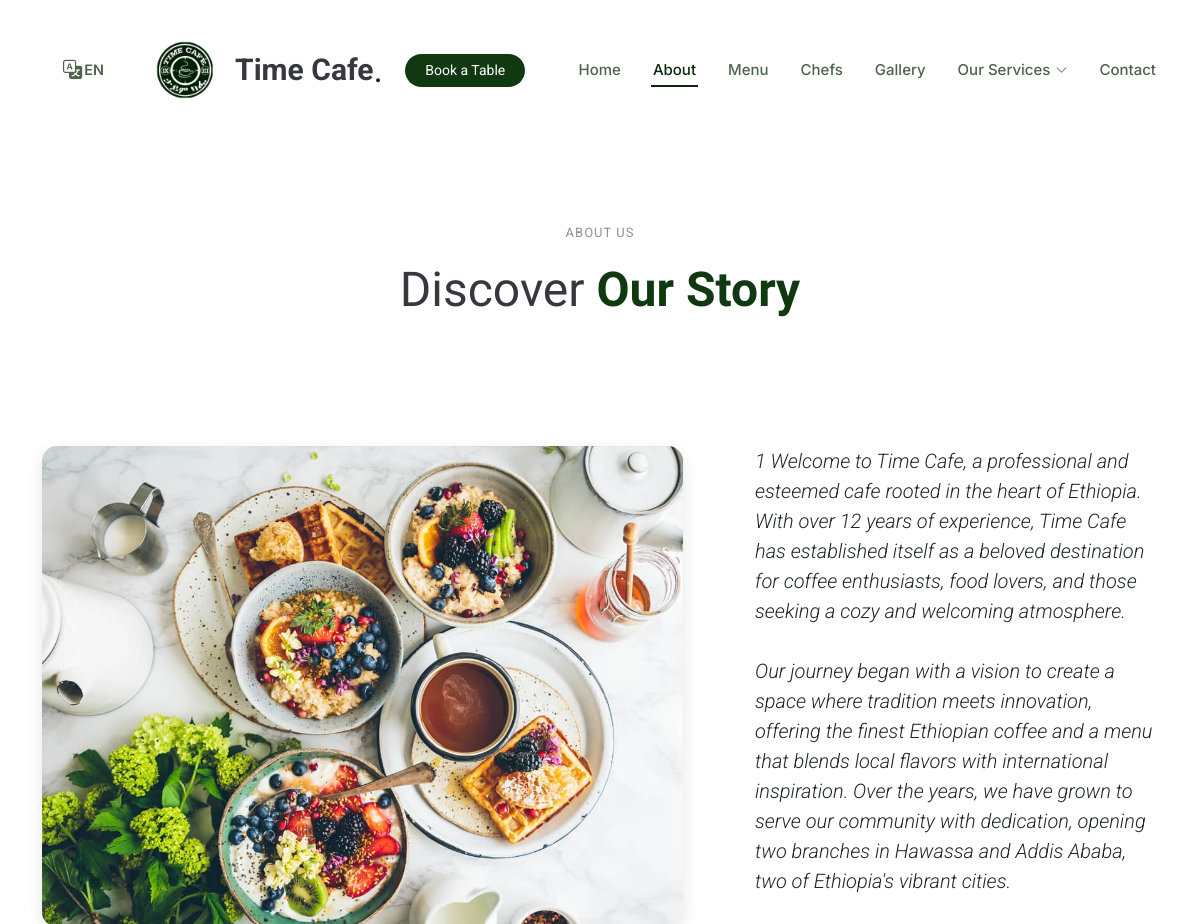
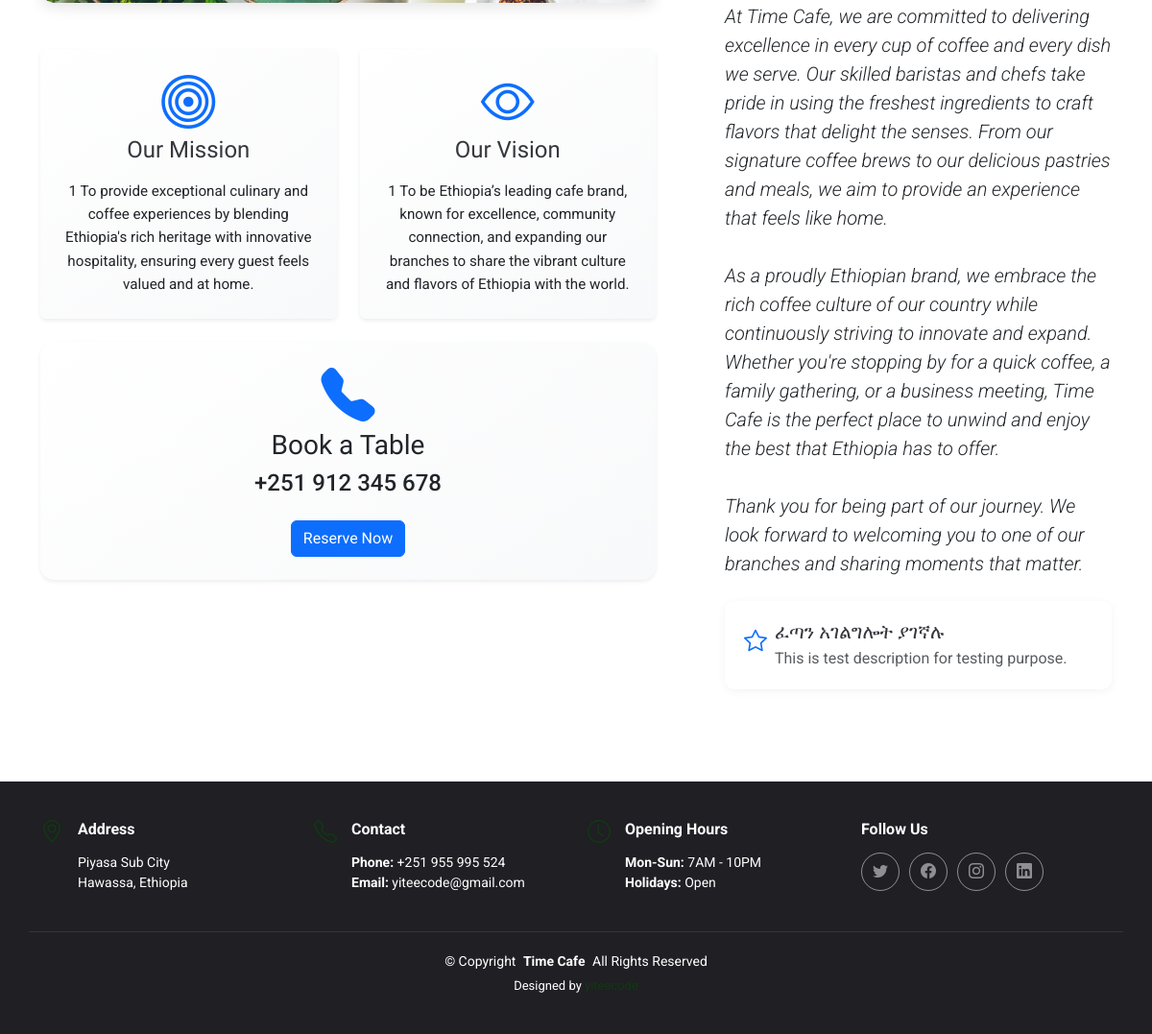
Page /about.php on the committed database (2 pictures, top to bottom).
### tables this page shows
CREATE TABLE settings (
    id INT PRIMARY KEY AUTO_INCREMENT,
    setting_key VARCHAR(50) UNIQUE NOT NULL,
    setting_value TEXT,
    created_at TIMESTAMP DEFAULT CURRENT_TIMESTAMP,
    updated_at TIMESTAMP DEFAULT CURRENT_TIMESTAMP ON UPDATE CURRENT_TIMESTAMP
);

CREATE TABLE about_section (
    id INT PRIMARY KEY AUTO_INCREMENT,
    heading VARCHAR(255) NOT NULL,
    subheading VARCHAR(255),
    main_content TEXT NOT NULL,
    mission TEXT,
    vision TEXT,
    image VARCHAR(255),
    video_url VARCHAR(255),
    updated_at TIMESTAMP DEFAULT CURRENT_TIMESTAMP ON UPDATE CURRENT_TIMESTAMP
);

CREATE TABLE about_features (
    id INT PRIMARY KEY AUTO_INCREMENT,
    title VARCHAR(255) NOT NULL,
    description TEXT,
    icon VARCHAR(50),
    active BOOLEAN DEFAULT true,
    sort_order INT DEFAULT 0,
    created_at TIMESTAMP DEFAULT CURRENT_TIMESTAMP,
    updated_at TIMESTAMP DEFAULT CURRENT_TIMESTAMP ON UPDATE CURRENT_TIMESTAMP
);

### about.php (the view, shortened to what this page needs)
<?php
require_once 'db-config.php';
$stmt = $connect->prepare("SELECT setting_value FROM settings WHERE setting_key = 'brand_logo'");
$stmt->execute();
$result = $stmt->get_result();
$currentLogo = $result->fetch_assoc()['setting_value'] ?? 'time-logo.png';
$logoUrl = 'assets/img/' . htmlspecialchars($currentLogo) . '?v=' . time();
?>
<!DOCTYPE html>
<html lang="en">
<head>
  <link href="assets/vendor/bootstrap/css/bootstrap.min.css" rel="stylesheet">
  <link href="assets/vendor/bootstrap-icons/bootstrap-icons.css" rel="stylesheet">
  <link href="assets/vendor/aos/aos.css" rel="stylesheet">
  <link href="assets/vendor/glightbox/css/glightbox.min.css" rel="stylesheet">
  <link href="assets/vendor/swiper/swiper-bundle.min.css" rel="stylesheet">
  <link href="assets/css/main.css" rel="stylesheet">
</head>
<body class="index-page">
<header id="header" class="header d-flex align-items-center sticky-top">
    <div class="container position-relative d-flex align-items-center justify-content-between">
      <a href="index.php" class="logo d-flex align-items-center me-auto me-xl-0">
        <img src="<?php echo $logoUrl; ?>" alt="time logo">
        <h1 class="sitename">Time Cafe</h1>
        <span>.</span>
      </a>
      <nav id="navmenu" class="navmenu">
        <ul>
          <li><a href="index.php" data-i18n="nav.home">Home</a></li>
          <li><a href="about.php" data-i18n="nav.about">About</a></li>
          <li><a href="menu.php" data-i18n="nav.menu">Menu</a></li>
          <li><a href="chefs.php" data-i18n="nav.chefs">Chefs</a></li>
          <li><a href="gallery.php" data-i18n="nav.gallery">Gallery</a></li>
          <li class="dropdown">
            <a href="#" data-i18n="nav.services">
              <span>Our Services</span>
              <i class="bi bi-chevron-down toggle-dropdown"></i>
            </a>
          </li>
          <li><a href="contact.php" data-i18n="nav.contact">Contact</a></li>
        </ul>
      </nav>
      <a class="btn-getstarted" href="index.php#book-a-table">Book a Table</a>
      <div class="language-selector">
        <button type="button" class="lang-toggle">
          <i class="bi bi-translate"></i>
          <span class="current-lang">EN</span>
        </button>
      </div>
  </header>
    <main class="main">
<?php
require_once 'db-config.php';
try {
    $stmt = $connect->prepare("SELECT * FROM about_section WHERE id = 1");
    $stmt->execute();
    $about = $stmt->get_result()->fetch_assoc();
    $stmt = $connect->prepare("
        SELECT id, title, description, icon, sort_order
        FROM about_features
        WHERE active = 1
        ORDER BY sort_order, created_at DESC
    ");
    $stmt->execute();
    $features = $stmt->get_result()->fetch_all(MYSQLI_ASSOC);
} catch (Exception $e) {
    error_log("Error loading about page: " . $e->getMessage());
    $about = [];
    $features = [];
}
?>
<section id="about" class="about section">
    <div class="container section-title" data-aos="fade-up">
        <h2>About Us</h2>
        <p><span>Discover</span> <span class="description-title">Our Story</span></p>
    </div>
    <div class="container">
        <div class="row gy-4">
            <div class="col-lg-7" data-aos="fade-up" data-aos-delay="100">
                <?php if (!empty($about['image'])): ?>
                    <div class="about-img-wrapper">
                        <img src="uploads/about/<?php echo htmlspecialchars($about['image']); ?>"
                             class="img-fluid rounded shadow" alt="Time Cafe">
                    </div>
                <?php endif; ?>
                <div class="row mt-4 g-4">
                    <?php if (!empty($about['mission'])): ?>
                    <div class="col-md-6">
                        <div class="mission-card h-100">
                            <div class="card shadow-sm border-0">
                                <div class="card-body text-center p-4">
                                    <i class="bi bi-bullseye display-4 text-primary mb-3"></i>
                                    <h3 class="card-title h4">Our Mission</h3>
                                    <p class="card-text">
                                        <?php echo nl2br(htmlspecialchars($about['mission'])); ?>
                                    </p>
                                </div>
                            </div>
                        </div>
                    </div>
                    <?php endif; ?>
                    <?php if (!empty($about['vision'])): ?>
                    <div class="col-md-6">
                        <div class="vision-card h-100">
                            <div class="card shadow-sm border-0">
                                <div class="card-body text-center p-4">
                                    <i class="bi bi-eye display-4 text-primary mb-3"></i>
                                    <h3 class="card-title h4">Our Vision</h3>
                                    <p class="card-text">
                                        <?php echo nl2br(htmlspecialchars($about['vision'])); ?>
                                    </p>
                                </div>
                            </div>
                        </div>
                    </div>
                    <?php endif; ?>
                </div>
                <div class="book-a-table-card mt-4">
                    <div class="card shadow-sm border-0">
                        <div class="card-body text-center p-4">
                            <i class="bi bi-telephone-fill display-4 text-primary mb-3"></i>
                            <h3 class="card-title">Book a Table</h3>
                            <p class="card-text h4">+251 912 345 678</p>
                            <a href="index.php#book-a-table" class="btn btn-primary mt-3">Reserve Now</a>
                        </div>
                    </div>
                </div>
            </div>
            <div class="col-lg-5" data-aos="fade-up" data-aos-delay="250">
                <div class="content ps-0 ps-lg-5">
                    <?php if (!empty($about['main_content'])): ?>
                        <div class="about-content mb-4">
                            <p class="lead fst-italic">
                                <?php echo nl2br(htmlspecialchars($about['main_content'])); ?>
                            </p>
                        </div>
                    <?php endif; ?>
                    <div class="features-list">
                        <ul class="list-unstyled">
                            <?php foreach ($features as $feature): ?>
                                <li class="mb-3 d-flex align-items-start">
                                    <i class="bi bi-<?php echo htmlspecialchars($feature['icon'] ?: 'check-circle-fill'); ?> text-primary me-2 mt-1"></i>
                                    <div>
                                        <h5 class="mb-1"><?php echo htmlspecialchars($feature['title']); ?></h5>
                                        <p class="text-muted mb-0">
                                            <?php echo htmlspecialchars($feature['description']); ?>
                                        </p>
                                    </div>
                                </li>
                            <?php endforeach; ?>
                        </ul>
                    </div>
                </div>
            </div>
        </div>
    </div>
</section>
    </main>
    <footer id="footer" class="footer dark-background">
      <div class="container">
        <div class="row gy-3">
          <div class="col-lg-3 col-md-6 d-flex">
            <i class="bi bi-geo-alt icon"></i>
            <div class="address">
              <h4>Address</h4>
              <p>Piyasa Sub City</p>
              <p>Hawassa, Ethiopia</p>
            </div>
          </div>
          <div class="col-lg-3 col-md-6 d-flex">
            <i class="bi bi-telephone icon"></i>
            <div>
              <h4>Contact</h4>
              <p>
                <strong>Phone:</strong> <span>+251 955 995 524</span><br>
                <strong>Email:</strong> <span>yiteecode@gmail.com</span><br>
              </p>
            </div>
          </div>
          <div class="col-lg-3 col-md-6 d-flex">
            <i class="bi bi-clock icon"></i>
            <div>
              <h4>Opening Hours</h4>
              <p>
                <strong>Mon-Sun:</strong> <span>7AM - 10PM</span><br>
                <strong>Holidays:</strong> <span>Open</span>
              </p>
            </div>
          </div>
          <div class="col-lg-3 col-md-6">
            <h4>Follow Us</h4>
            <div class="social-links d-flex">
              <a href="#" class="twitter"><i class="bi bi-twitter"></i></a>
              <a href="#" class="facebook"><i class="bi bi-facebook"></i></a>
              <a href="#" class="instagram"><i class="bi bi-instagram"></i></a>
              <a href="#" class="linkedin"><i class="bi bi-linkedin"></i></a>
            </div>
          </div>
        </div>
      </div>
      <div class="container copyright text-center mt-4">
        <p>© <span>Copyright</span> <strong class="px-1 sitename">Time Cafe</strong> <span>All Rights Reserved</span></p>
        <div class="credits">
          Designed by <a href="https://yitage.github.io/yiteefreelancer.github.io/">yiteecode</a>
        </div>
      </div>
    </footer>
</body>
</html>

### rows in the picture
settings: setting_value (picture)
about_section: image (picture), mission "1 To provide exceptional culinary and coffee experiences by blending Ethiopia's rich heritage with innovative hospitality, ensuring every guest feels valued and at home.", vision "1 To be Ethiopia’s leading cafe brand, known for excellence, community connection, and expanding our branches to share the vibrant culture and flavors of Ethiopia with the world.", main_content "1 Welcome to Time Cafe, a professional and esteemed cafe rooted in the heart of Ethiopia. With over 12 years of experience, Time Cafe has established itself as a beloved destination for coffee enthusiasts, food lovers, and those seeking a cozy and welcoming atmosphere. Our journey began with a vision to create a space where tradition meets innovation, offering the finest Ethiopian coffee and a menu that blends local flavors with international inspiration. Over the years, we have grown to serve our community with dedication, opening two branches in Hawassa and Addis Ababa, two of Ethiopia's vibrant cities. At Time Cafe, we are committed to delivering excellence in every cup of coffee and…"
about_features: title "ፈጣን አገልግሎት ያገኛሉ", description "This is test description for testing purpose."
